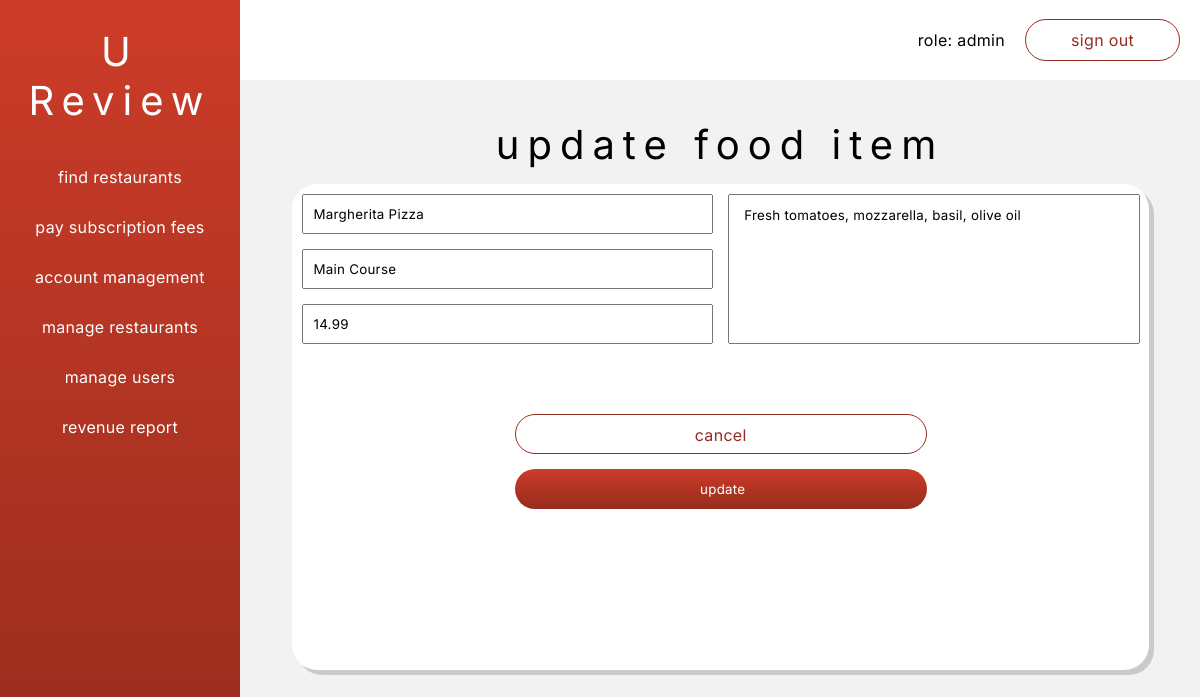
The page /phpViews/ownerManagement/ownerUpdateFoodItem.php?food_id=1 (signed in) on the database its author committed.
### tables this page shows
CREATE TABLE IF NOT EXISTS `food` (
  `food_id` int NOT NULL AUTO_INCREMENT,
  `name` varchar(60) NOT NULL,
  `description` varchar(120) NOT NULL,
  `type` varchar(30) NOT NULL,
  `price` decimal(8,2) NOT NULL,
  `restaurant_id` int NOT NULL,
  PRIMARY KEY (`food_id`),
  KEY `restaurant_id` (`restaurant_id`)
);

### security/sanitize.php (called while the page is built)
<?php
function sanitize($conn, $string) {
    $string = stripslashes($string);
    $string = $conn->real_escape_string($string);
    return htmlentities($string);
}
?>

### phpViews/ownerManagement/ownerUpdateFoodItem.php (the view, shortened to what this page needs)
<!DOCTYPE html>
<html lang="en">
<head>
    <link rel="stylesheet" href="../../styles.css">
</head>
<body>
    <div class="dashboard-container">
        <div class="dashboard-left-container">
            <h1 class="dashboard-nav-title">U Review</h1>
            <?php
            require_once "../../components/dashboardleftContainer.php";
            ?>
        </div>
        <div class="dashboard-right-container">
            <?php
            require_once "../../components/dashboardNavBar.php";
            ?>
            <div class="dashboard-main">
                <div class="title">update food item</div>
                <div class="dashboard-list-container">
                    <?php
                    require_once '../../security/checksession.php';
                    require_once '../../security/sanitize.php';
                    $conn = new mysqli($hn, $un, $pw, $db);
                    if (isset($_GET['food_id'])) {
                        $restaurant_id = sanitize($conn, $_GET['restaurant_id']);
                        $food_id = sanitize($conn, $_GET['food_id']);
                        $query = "SELECT * FROM food WHERE food_id=$food_id";
                        $result = $conn->query($query);
                        if ($result->num_rows > 0) {
                            while ($row = $result->fetch_array(MYSQLI_ASSOC)) {
                                echo <<<_END
                                        <form class='restaurant-input-grid' method='post' action='ownerUpdateFoodItem.php?restaurant_id=$restaurant_id'>
                                            <input required value='$row[name]' name='name' id='restaurant-name' placeholder='food name'  type='text'>
                                            <input required value='$row[type]' maxlength='60' type='text' name='type' id='restaurant-address' placeholder='type'>
                                            <input required value='$row[price]' maxlength='60' type='text' name='price' id='restaurant-email' placeholder='price'>
                                            <textarea required maxlength='60' type='text' name='description' id='restaurant-description' placeholder='description'>$row[description]</textarea>
                                            <a href="ownerViewFoodItem.php?restaurant_id=$restaurant_id" id="cancel-change-restaurant">cancel</a>
                                            <input id='confirm-change-restaurant' type='submit' value='update'>
                                            <input type='hidden' name='update' value='yes'>
                                            <input type='hidden' name='food_id' value='$row[food_id]'>
                                            <input type='hidden' name='restaurant_id' value='$row[restaurant_id]'>
                                        </form>
                                    _END;
                            }
                        } else {
                            echo "No data found <br>";
                        }
                    }
                    ?>
                </div>
            </div>
        </div>
</body>
</html>
<?php
require_once '../../security/checksession.php';
require_once '../../security/sanitize.php';
?>

### styles.css (style rules this page uses)
:root { --white: white; --lightRed: #cc3c28; --darkRed: #972c1e; --redGradient: linear-gradient( var(--lightRed), var(--darkRed) ); --lightgrey: #f2f2f2; --darkgrey:#cacaca; }
* { font-family: "Inter", sans-serif; letter-spacing: .02em; font-weight: normal; scroll-behavior: smooth; }
body { height: 100vh; width: 100vw; margin:0; padding:0; display: flex; flex-direction: column; justify-content: center; align-items: center; }
.title { font-size: 64px; letter-spacing: .2em; text-align: center; }
.dashboard-container { width: 100vw; height: 100vh; margin: 0; padding: 0; display:flex; }
.dashboard-left-container { width: 20%; background:var(--redGradient); height: 100%; overflow: scroll; scroll-behavior: smooth; }
.dashboard-right-container { width: 80%; height: 100%; }
.dashboard-main { height: 90%; background-color: var(--lightgrey); display: flex; flex-direction: column; align-items: center; gap: 15px; padding:15px; padding-top: 40px; box-sizing: border-box; }
.dashboard-nav-title { font-size: 40px; text-align: center; color: var(--white); letter-spacing: 0.2em; }
.dashboard-list-container { width: 90%; height: 70%; border-radius: 25px; background-color: white; box-shadow: 5px 5px var(--darkgrey); padding: 10px; overflow: scroll; }
.restaurant-input-grid { width: 100%; display: grid; height: 60%; gap: 15px; grid-template-columns: repeat(4,1fr); grid-template-rows: repeat(7,1fr); }
.restaurant-input-grid > input { padding-left: 10px; }
.restaurant-input-grid > textarea { padding-left: 15px; padding-top: 12px; }
#restaurant-name { grid-row: 1; grid-column: 1 / span 2; }
#restaurant-address { grid-row: 2; grid-column: 1 / span 2; }
#restaurant-email { grid-row: 3; grid-column: 1 / span 2; }
#restaurant-description { grid-row: 1 / span 3; grid-column: 3 / span 2; resize: none; }
#confirm-change-restaurant { grid-row: 6; grid-column: 2 / span 2; background: var(--redGradient); color: var(--white); border: none; border-radius: 150px; }
#cancel-change-restaurant { grid-row: 5; grid-column: 2 / span 2; background: transparent; color: var(--darkRed); border: 1px solid var(--darkRed); border-radius: 150px; text-align: center; padding: 10px; text-decoration: none; }
@media screen and (max-height: 1000px) { .title { font-size: 40px; } }
@media screen and (max-height: 1000px) { .restaurant-input-grid { width: 79%; display: grid; height: 60%; gap: 15px; grid-template-columns: repeat(4,30%); grid-template-rows: repeat(6,40px); } }

### rows shown on the page
food: name "Margherita Pizza", type "Main Course", price "14.99", description "Fresh tomatoes, mozzarella, basil, olive oil"

### other values the page prints
$role "admin"
